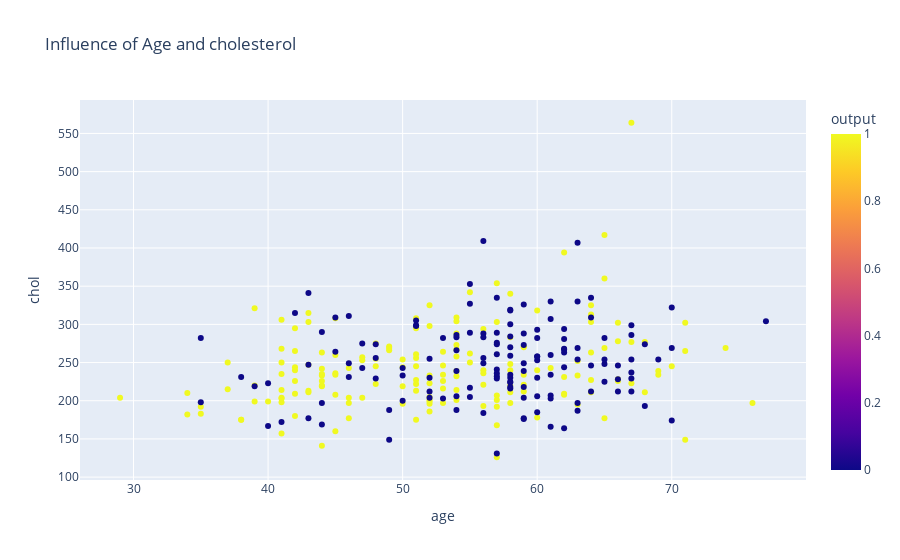

Notebook code cell kept with this figure:
### Code cell
# interactive graph between Age and cholesterol in mg/dl
px.scatter(heart_file,x="age",y="chol",color="output",title="Influence of Age and cholesterol")

# This is 2 variable graph showing effect on the target variable

### Figure 1 — Plotly figure (JSON) as saved in the notebook; plotly's stock layout.template omitted (floating-point values rounded to 4 significant figures; data arrays with more than 128 entries replaced by an {"elided": "..."} marker saying what was removed)
{"data": [{"hovertemplate": "age=%{x}<br>chol=%{y}<br>output=%{marker.color}<extra></extra>", "legendgroup": "", "marker": {"color": {"elided": "303 int values"}, "coloraxis": "coloraxis", "symbol": "circle"}, "mode": "markers", "name": "", "orientation": "v", "showlegend": false, "type": "scatter", "x": {"elided": "303 int values"}, "xaxis": "x", "y": {"elided": "303 int values"}, "yaxis": "y"}], "layout": {"autosize": true, "coloraxis": {"colorbar": {"title": {"text": "output"}}, "colorscale": [[0, "#0d0887"], [0.1111, "#46039f"], [0.2222, "#7201a8"], [0.3333, "#9c179e"], [0.4444, "#bd3786"], [0.5556, "#d8576b"], [0.6667, "#ed7953"], [0.7778, "#fb9f3a"], [0.8889, "#fdca26"], [1, "#f0f921"]]}, "legend": {"tracegroupgap": 0}, "title": {"text": "Influence of Age and cholesterol"}, "xaxis": {"anchor": "y", "autorange": true, "domain": [0, 1], "range": [26.09, 79.91], "title": {"text": "age"}, "type": "linear"}, "yaxis": {"anchor": "x", "autorange": true, "domain": [0, 1], "range": [89.85, 600.1], "title": {"text": "chol"}, "type": "linear"}}}
